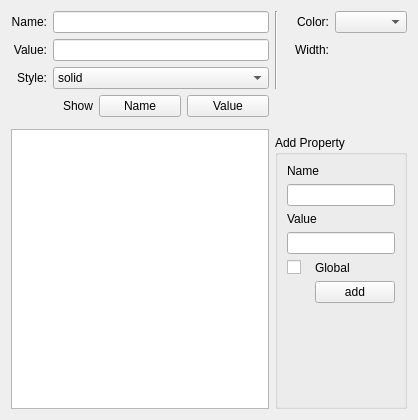
<?xml version="1.0" encoding="UTF-8"?>
<ui version="4.0">
 <class>PointerPropertiesWidget</class>
 <widget class="QWidget" name="PointerPropertiesWidget">
  <property name="geometry">
   <rect>
    <x>0</x>
    <y>0</y>
    <width>418</width>
    <height>420</height>
   </rect>
  </property>
  <property name="windowTitle">
   <string>Edge Properties</string>
  </property>
  <layout class="QGridLayout" name="gridLayout_2">
   <item row="0" column="0">
    <widget class="QLabel" name="label">
     <property name="text">
      <string>Name:</string>
     </property>
     <property name="alignment">
      <set>Qt::AlignRight|Qt::AlignTrailing|Qt::AlignVCenter</set>
     </property>
    </widget>
   </item>
   <item row="0" column="1">
    <widget class="KLineEdit" name="_name">
     <property name="toolTip">
      <string>Edge name</string>
     </property>
    </widget>
   </item>
   <item row="0" column="2" rowspan="3">
    <widget class="Line" name="line">
     <property name="orientation">
      <enum>Qt::Vertical</enum>
     </property>
    </widget>
   </item>
   <item row="0" column="3">
    <widget class="QLabel" name="label_3">
     <property name="text">
      <string>Color:</string>
     </property>
     <property name="alignment">
      <set>Qt::AlignRight|Qt::AlignTrailing|Qt::AlignVCenter</set>
     </property>
    </widget>
   </item>
   <item row="0" column="4">
    <widget class="KColorCombo" name="_color">
     <property name="toolTip">
      <string>Edge color</string>
     </property>
    </widget>
   </item>
   <item row="1" column="0">
    <widget class="QLabel" name="label_2">
     <property name="text">
      <string>Value:</string>
     </property>
     <property name="alignment">
      <set>Qt::AlignRight|Qt::AlignTrailing|Qt::AlignVCenter</set>
     </property>
    </widget>
   </item>
   <item row="1" column="1">
    <widget class="KLineEdit" name="_value">
     <property name="toolTip">
      <string>Edge value</string>
     </property>
    </widget>
   </item>
   <item row="1" column="3">
    <widget class="QLabel" name="label_4">
     <property name="toolTip">
      <string>Edge width</string>
     </property>
     <property name="text">
      <string>Width:</string>
     </property>
     <property name="alignment">
      <set>Qt::AlignRight|Qt::AlignTrailing|Qt::AlignVCenter</set>
     </property>
    </widget>
   </item>
   <item row="1" column="4">
    <widget class="KDoubleNumInput" name="_width"/>
   </item>
   <item row="2" column="0">
    <widget class="QLabel" name="label_5">
     <property name="text">
      <string>Style:</string>
     </property>
     <property name="alignment">
      <set>Qt::AlignRight|Qt::AlignTrailing|Qt::AlignVCenter</set>
     </property>
    </widget>
   </item>
   <item row="2" column="1">
    <widget class="KComboBox" name="_style">
     <property name="toolTip">
      <string>Edge style</string>
     </property>
     <item>
      <property name="text">
       <string>solid</string>
      </property>
     </item>
     <item>
      <property name="text">
       <string>dash</string>
      </property>
     </item>
     <item>
      <property name="text">
       <string>dot</string>
      </property>
     </item>
     <item>
      <property name="text">
       <string>dash dot</string>
      </property>
     </item>
    </widget>
   </item>
   <item row="3" column="0" colspan="2">
    <layout class="QHBoxLayout" name="horizontalLayout">
     <item>
      <widget class="QLabel" name="label_6">
       <property name="text">
        <string>Show</string>
       </property>
       <property name="alignment">
        <set>Qt::AlignRight|Qt::AlignTrailing|Qt::AlignVCenter</set>
       </property>
      </widget>
     </item>
     <item>
      <widget class="KPushButton" name="_showName">
       <property name="toolTip">
        <string>Show/hide edge name</string>
       </property>
       <property name="text">
        <string>Name</string>
       </property>
       <property name="checkable">
        <bool>true</bool>
       </property>
      </widget>
     </item>
     <item>
      <widget class="KPushButton" name="_showValue">
       <property name="toolTip">
        <string>Show/add edge value</string>
       </property>
       <property name="text">
        <string>Value</string>
       </property>
       <property name="checkable">
        <bool>true</bool>
       </property>
      </widget>
     </item>
    </layout>
   </item>
   <item row="4" column="0" colspan="5">
    <widget class="QFrame" name="_extraProperties">
     <property name="frameShape">
      <enum>QFrame::StyledPanel</enum>
     </property>
     <property name="frameShadow">
      <enum>QFrame::Plain</enum>
     </property>
    </widget>
   </item>
   <item row="5" column="0" rowspan="2" colspan="2">
    <widget class="QTableView" name="_propertiesTable"/>
   </item>
   <item row="6" column="2" colspan="3">
    <widget class="QGroupBox" name="groupBox">
     <property name="title">
      <string>Add Property</string>
     </property>
     <layout class="QGridLayout" name="gridLayout">
      <item row="0" column="0" colspan="2">
       <widget class="QLabel" name="label_7">
        <property name="text">
         <string>Name</string>
        </property>
       </widget>
      </item>
      <item row="1" column="0" colspan="2">
       <widget class="KLineEdit" name="_propertyName"/>
      </item>
      <item row="2" column="0" colspan="2">
       <widget class="QLabel" name="label_8">
        <property name="text">
         <string>Value</string>
        </property>
       </widget>
      </item>
      <item row="3" column="0" colspan="2">
       <widget class="KLineEdit" name="_propertyValue"/>
      </item>
      <item row="4" column="0">
       <widget class="QCheckBox" name="_isPropertyGlobal">
        <property name="text">
         <string/>
        </property>
       </widget>
      </item>
      <item row="4" column="1">
       <widget class="QLabel" name="label_9">
        <property name="text">
         <string>Global</string>
        </property>
       </widget>
      </item>
      <item row="6" column="1">
       <spacer name="verticalSpacer">
        <property name="orientation">
         <enum>Qt::Vertical</enum>
        </property>
        <property name="sizeHint" stdset="0">
         <size>
          <width>20</width>
          <height>40</height>
         </size>
        </property>
       </spacer>
      </item>
      <item row="5" column="1">
       <widget class="KPushButton" name="_addProperty">
        <property name="text">
         <string>add</string>
        </property>
       </widget>
      </item>
     </layout>
    </widget>
   </item>
  </layout>
 </widget>
 <customwidgets>
  <customwidget>
   <class>KDoubleNumInput</class>
   <extends>QWidget</extends>
   <header>knuminput.h</header>
  </customwidget>
  <customwidget>
   <class>KPushButton</class>
   <extends>QPushButton</extends>
   <header>kpushbutton.h</header>
  </customwidget>
  <customwidget>
   <class>KLineEdit</class>
   <extends>QLineEdit</extends>
   <header>klineedit.h</header>
  </customwidget>
  <customwidget>
   <class>KColorCombo</class>
   <extends>QComboBox</extends>
   <header>kcolorcombo.h</header>
  </customwidget>
  <customwidget>
   <class>KComboBox</class>
   <extends>QComboBox</extends>
   <header>kcombobox.h</header>
  </customwidget>
 </customwidgets>
 <tabstops>
  <tabstop>_name</tabstop>
  <tabstop>_style</tabstop>
  <tabstop>_color</tabstop>
  <tabstop>_showName</tabstop>
  <tabstop>_showValue</tabstop>
  <tabstop>_propertiesTable</tabstop>
  <tabstop>_propertyName</tabstop>
  <tabstop>_propertyValue</tabstop>
  <tabstop>_isPropertyGlobal</tabstop>
  <tabstop>_addProperty</tabstop>
 </tabstops>
 <resources/>
 <connections>
  <connection>
   <sender>_propertyName</sender>
   <signal>returnPressed()</signal>
   <receiver>_addProperty</receiver>
   <slot>click()</slot>
   <hints>
    <hint type="sourcelabel">
     <x>103</x>
     <y>275</y>
    </hint>
    <hint type="destinationlabel">
     <x>300</x>
     <y>277</y>
    </hint>
   </hints>
  </connection>
  <connection>
   <sender>_propertyValue</sender>
   <signal>returnPressed()</signal>
   <receiver>_addProperty</receiver>
   <slot>click()</slot>
   <hints>
    <hint type="sourcelabel">
     <x>214</x>
     <y>286</y>
    </hint>
    <hint type="destinationlabel">
     <x>289</x>
     <y>287</y>
    </hint>
   </hints>
  </connection>
 </connections>
</ui>
